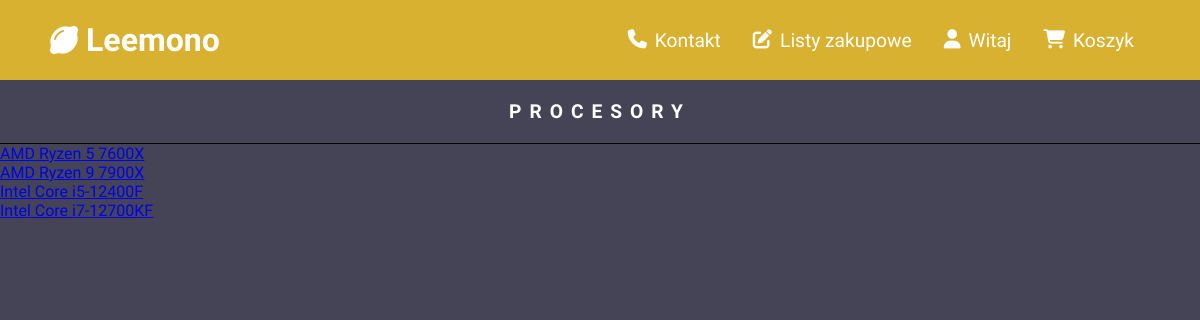
The app's page /kategoria/1, older data.
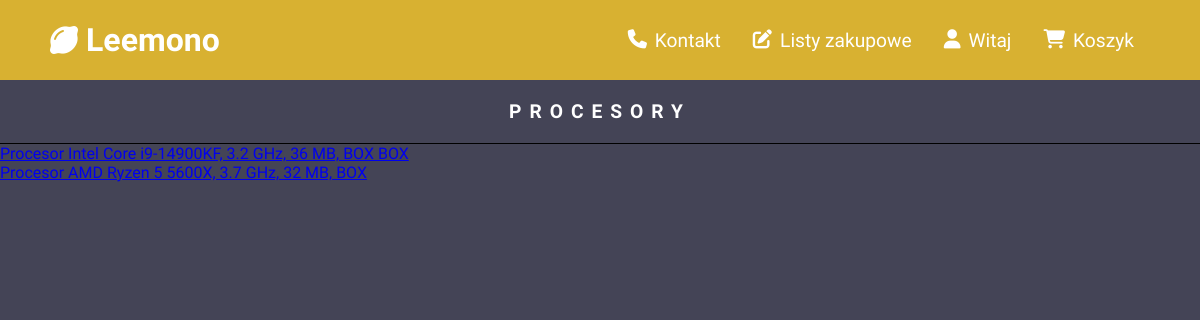
The same page, newer data.
### Produkty/models.py (models this page shows, shortened)
class Produkt(models.Model):
    producent = models.ForeignKey(Producent, on_delete=models.CASCADE, null=True)
    kategoria = models.ForeignKey(Kategoria, null=True, blank=True, on_delete=models.CASCADE)
    nazwa = models.CharField(max_length=100)
    opis = models.TextField(blank=True)
    cena = models.DecimalField(max_digits=12, decimal_places=2)
    zdjecie = models.ImageField(upload_to='media/produkty/', default=None, blank=True, null=True)
    class Meta:
        verbose_name = 'Produkt'
        verbose_name_plural = 'Produkty'

### Produkty/views.py (the view)
# urls.py: path('kategoria/<id>', kategoria, name='kategoria'),
def kategoria(request, id):
    kategoria_user = Kategoria.objects.get(pk=id)
    kategoria_produkt = Produkt.objects.filter(kategoria=kategoria_user)
    kategorie = Kategoria.objects.all()
    context = {'kategoria_user' : kategoria_user,
               'kategoria_produkt' : kategoria_produkt,
               'kategorie' : kategorie}
    return render(request, 'Produkty/kategoria_produkt.html', context)

### Produkty/models.py (called while the page is built)
    def __str__(self):
        return self.nazwa

### Produkty/templates/produkty/kategoria_produkt.html (shortened to what this page needs)
{% extends 'Produkty/main/base.html' %}
{% block main %}
    <div class="main__container">
        <div class="main__content">
            {% if kategoria_produkt %}
                <div class="main__title">{{ kategoria_user|upper }}</div>
                <hr>
                <div class="main__product--content">
                    {% for produkt in kategoria_produkt %}
                        <p><a href="/produkt/{{ produkt.id }}">{{ produkt.nazwa }}</a></p>
                    {% endfor %}
                </div>
            {% endif %}
        </div>
    </div>
{% endblock main%}

Row changes from the older to the newer data that the page shows:
no longer on this page (row edited): Produkt: nazwa "Intel Core i5-12400F"
removed Produkt: nazwa "Intel Core i7-12700KF"
changed Produkt: nazwa "AMD Ryzen 5 7600X" → "Procesor Intel Core i9-14900KF, 3.2 GHz, 36 MB, BOX BOX"
changed Produkt: nazwa "AMD Ryzen 9 7900X" → "Procesor AMD Ryzen 5 5600X, 3.7 GHz, 32 MB, BOX"
